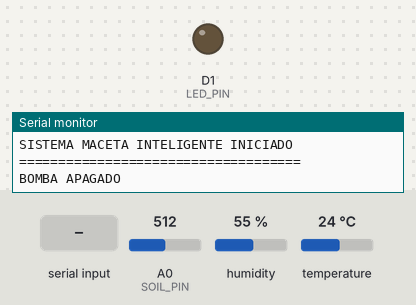
Simulated run of this sketch. Board: ESP8266 (NodeMCU). On the bench: output pins drawn as LEDs (lit = HIGH), the last lines printed to the serial monitor. Inputs (shaded band) come from the test bench; at power-on: A0 (SOIL_PIN) = 512, humidity 55 %, temperature 24 °C.

Above: at 1.2 s.
1.3 s: "WATER:90\n" received over Serial
At 2.3 s:
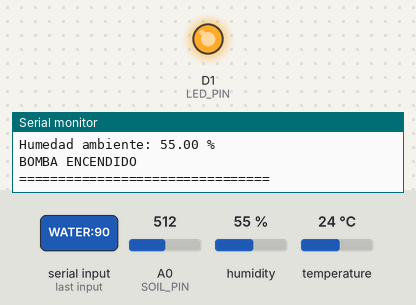
7.5 s: "STOP\n" received over Serial
At 8.2 s:
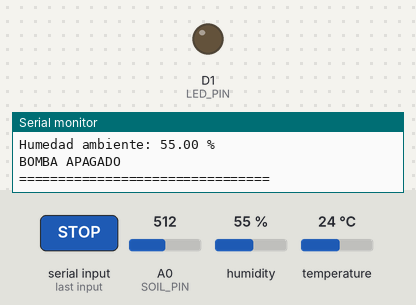
Timing chart, 0 to 10.5 s (numbered marks = the images above; inputs shaded):
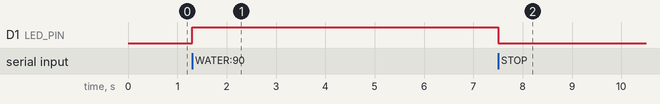

The sketch:

esp8266_maceta_inteligente.ino
```cpp
/*
   ============================================================
   PROYECTO MACETA INTELIGENTE - ESP8266 NodeMCU
   ============================================================

   COMPONENTES:
   - ESP8266 NodeMCU
   - Sensor humedad suelo capacitivo v2.0 (A0)
   - Sensor DHT11 (D4)
   - Optoacoplador CW401 + MOSFET IRFZ44N (D1)
   - LED Indicador y Mini bomba de agua (Controlados por D1)

   FUNCIONAMIENTO:
   - Lee la humedad del suelo y convierte a porcentaje de manera local.
   - Lee temperatura y humedad ambiente del DHT11.
   - Riego automático con protecciones:
       * Enciende si la humedad baja de 40 % y apaga al llegar a 50 % (histéresis).
       * Cada riego automático dura como máximo MAX_RIEGO_AUTO_MS.
       * Entre riegos automáticos espera PAUSA_ENTRE_RIEGOS_MS para que el
         agua se absorba y el sensor refleje el cambio.
       * No riega hasta tener una lectura válida ni durante los primeros
         ESPERA_ARRANQUE_MS tras un reinicio.
       * Si la lectura del sensor está fuera de rango (desconectado o en
         corto), el riego automático queda bloqueado.
   - Comandos seriales enviados por el servidor Python de solarApp:
       * "WATER:<segundos>"  riego manual (máximo MAX_RIEGO_MANUAL_S).
       * "STOP"              apaga la bomba de inmediato.
   - Envía los datos formateados por Serial cada 2 segundos sin bloquear el CPU.

   ============================================================
*/

#include <DHT.h>

// =======================
// CONFIGURACION DHT11
// =======================
#define DHTPIN D4
#define DHTTYPE DHT11

DHT dht(DHTPIN, DHTTYPE);

// =======================
// SENSOR HUMEDAD SUELO
// =======================
#define SOIL_PIN A0

// =======================
// LED / MOSFET (BOMBA)
// =======================
#define LED_PIN D1

// =======================
// CALIBRACION SENSOR
// =======================
// Sensor totalmente al aire (seco) -> valor alto
// Sensor sumergido en agua (húmedo) -> valor bajo
const int valorSeco = 780;
const int valorHumedo = 350;

// Lecturas fuera de este rango no son físicamente posibles con el sensor
// conectado: se tratan como falla (cable suelto, corto, sin alimentación).
const int RAW_MIN_VALIDO = 150;
const int RAW_MAX_VALIDO = 950;

// =======================
// PARAMETROS DE RIEGO
// =======================
const int UMBRAL_ENCENDER = 40;   // % - por debajo se inicia el riego automático
const int UMBRAL_APAGAR = 50;     // % - al alcanzarlo se detiene el riego automático

const unsigned long MAX_RIEGO_AUTO_MS = 10000UL;        // 10 s máximo por riego automático
const unsigned long PAUSA_ENTRE_RIEGOS_MS = 300000UL;   // 5 min entre riegos automáticos
const unsigned long ESPERA_ARRANQUE_MS = 30000UL;       // 30 s sin riego automático tras reiniciar
const int MAX_RIEGO_MANUAL_S = 60;                      // tope del comando WATER

// Variables de sensores
int humedadSueloRaw = 0;
int porcentajeHumedad = 0;
float temperatura = 0.0;
float humedadAire = 0.0;
bool lecturaSueloValida = false;  // true cuando ya hay una lectura confiable
bool sensorSueloEnFalla = false;

// Estado del riego manual remoto (serial)
bool riegoManualActivo = false;
unsigned long inicioRiegoManual = 0;
unsigned long duracionRiegoManualMs = 0;

// Estado del riego automático
bool riegoAutoActivo = false;
unsigned long inicioRiegoAuto = 0;
bool huboRiegoAuto = false;
unsigned long finUltimoRiegoAuto = 0;

// Estado real de la salida
bool bombaEncendida = false;

// Temporizadores no bloqueantes
unsigned long ultimoEnvioSensores = 0;
const unsigned long intervaloSensores = 2000; // Enviar datos cada 2000 ms (2 segundos)

// Promedia varias muestras para reducir el ruido del ADC
int leerHumedadSueloRaw() {
  long suma = 0;
  for (int i = 0; i < 5; i++) {
    suma += analogRead(SOIL_PIN);
    delay(2);
  }
  return (int)(suma / 5);
}

void leerSensorSuelo() {
  humedadSueloRaw = leerHumedadSueloRaw();
  sensorSueloEnFalla = (humedadSueloRaw < RAW_MIN_VALIDO || humedadSueloRaw > RAW_MAX_VALIDO);

  // Mapear el valor analógico crudo al rango porcentual de 0 a 100
  porcentajeHumedad = map(humedadSueloRaw, valorSeco, valorHumedo, 0, 100);
  porcentajeHumedad = constrain(porcentajeHumedad, 0, 100);

  lecturaSueloValida = !sensorSueloEnFalla;
}

void detenerRiegoAuto(const char* motivo) {
  if (!riegoAutoActivo) return;
  riegoAutoActivo = false;
  huboRiegoAuto = true;
  finUltimoRiegoAuto = millis();
  Serial.print("RIEGO AUTOMATICO DETENIDO: ");
  Serial.println(motivo);
}

// Aplica el estado deseado al pin y avisa al backend solo cuando cambia
void aplicarEstadoBomba() {
  bool deseada = riegoAutoActivo || riegoManualActivo;
  if (deseada != bombaEncendida) {
    bombaEncendida = deseada;
    digitalWrite(LED_PIN, bombaEncendida ? HIGH : LOW);
    Serial.println(bombaEncendida ? "BOMBA ENCENDIDO" : "BOMBA APAGADO");
  }
}

void procesarComando(String comando) {
  comando.trim();

  // El backend envía el comando en formato WATER:<segundos>
  if (comando.startsWith("WATER:")) {
    int duracionSegundos = comando.substring(6).toInt();
    if (duracionSegundos > 0) {
      if (duracionSegundos > MAX_RIEGO_MANUAL_S) {
        duracionSegundos = MAX_RIEGO_MANUAL_S;
      }
      riegoManualActivo = true;
      inicioRiegoManual = millis();
      duracionRiegoManualMs = (unsigned long)duracionSegundos * 1000UL;
      Serial.print("COMANDO RECIBIDO -> REGAR POR ");
      Serial.print(duracionSegundos);
      Serial.println(" SEGUNDOS");
    }
  } else if (comando == "STOP") {
    riegoManualActivo = false;
    detenerRiegoAuto("comando STOP");
    Serial.println("COMANDO RECIBIDO -> DETENER RIEGO");
  }
}

void setup() {
  // Asegurar la bomba apagada antes de configurar el pin como salida
  digitalWrite(LED_PIN, LOW);
  pinMode(LED_PIN, OUTPUT);
  digitalWrite(LED_PIN, LOW);

  // Inicialización de la comunicación serial
  Serial.begin(115200);
  Serial.setTimeout(100); // No bloquear el loop esperando un comando incompleto

  // Inicializar sensor DHT
  dht.begin();

  Serial.println("====================================");
  Serial.println("SISTEMA MACETA INTELIGENTE INICIADO");
  Serial.println("====================================");
  Serial.println("BOMBA APAGADO");
}

void loop() {
  unsigned long tiempoActual = millis();

  // 1. LEER Y PROCESAR COMANDOS SERIALES (RIEGO MANUAL / STOP)
  if (Serial.available() > 0) {
    procesarComando(Serial.readStringUntil('\n'));
  }

  // 2. VERIFICAR SI TERMINÓ EL RIEGO MANUAL
  if (riegoManualActivo && (tiempoActual - inicioRiegoManual >= duracionRiegoManualMs)) {
    riegoManualActivo = false;
    Serial.println("RIEGO MANUAL FINALIZADO");
  }

  // 3. LÍMITE DE TIEMPO DEL RIEGO AUTOMÁTICO (se revisa en cada vuelta)
  if (riegoAutoActivo && (tiempoActual - inicioRiegoAuto >= MAX_RIEGO_AUTO_MS)) {
    detenerRiegoAuto("tiempo maximo alcanzado");
  }

  // 4. LECTURA DE SENSORES, DECISIÓN DE RIEGO Y ENVÍO DE DATOS (CADA 2 SEGUNDOS)
  if (tiempoActual - ultimoEnvioSensores >= intervaloSensores) {
    ultimoEnvioSensores = tiempoActual;

    leerSensorSuelo();

    // Lectura de temperatura y humedad ambiente
    float tempRead = dht.readTemperature();
    float humRead = dht.readHumidity();

    // Comprobar lecturas válidas del sensor DHT11
    if (!isnan(tempRead)) {
      temperatura = tempRead;
    }
    if (!isnan(humRead)) {
      humedadAire = humRead;
    }

    // --- Decisión de riego automático ---
    if (riegoAutoActivo) {
      if (sensorSueloEnFalla) {
        detenerRiegoAuto("falla del sensor de suelo");
      } else if (porcentajeHumedad >= UMBRAL_APAGAR) {
        detenerRiegoAuto("humedad recuperada");
      }
    } else {
      bool arranqueCumplido = tiempoActual >= ESPERA_ARRANQUE_MS;
      bool pausaCumplida = !huboRiegoAuto ||
                           (tiempoActual - finUltimoRiegoAuto >= PAUSA_ENTRE_RIEGOS_MS);

      if (lecturaSueloValida && arranqueCumplido && pausaCumplida &&
          porcentajeHumedad < UMBRAL_ENCENDER) {
        riegoAutoActivo = true;
        inicioRiegoAuto = tiempoActual;
        Serial.println("RIEGO AUTOMATICO INICIADO: tierra seca");
      }
    }

    // Imprimir los datos en consola en el formato exacto que espera el backend de Python
    Serial.println("================================");
    Serial.print("Valor analogico: ");
    Serial.println(humedadSueloRaw);

    Serial.print("Humedad suelo: ");
    Serial.print(porcentajeHumedad);
    Serial.println(" %");

    Serial.print("Temperatura: ");
    Serial.print(temperatura);
    Serial.println(" °C");

    Serial.print("Humedad ambiente: ");
    Serial.print(humedadAire);
    Serial.println(" %");

    if (sensorSueloEnFalla) {
      Serial.println("ALERTA: sensor de suelo fuera de rango, riego automatico bloqueado");
    }

    // Estado de la bomba para que el backend lo actualice en tiempo real
    bool deseada = riegoAutoActivo || riegoManualActivo;
    Serial.println(deseada ? "BOMBA ENCENDIDO" : "BOMBA APAGADO");
    Serial.println("================================");
  }

  // 5. APLICAR EL ESTADO FINAL A LA BOMBA
  aplicarEstadoBomba();
}
```

Measured:
- after the input at 1.3 s, D1 (LED_PIN): LOW → HIGH at once
- after the input at 7.5 s, D1 (LED_PIN): HIGH → LOW at once
